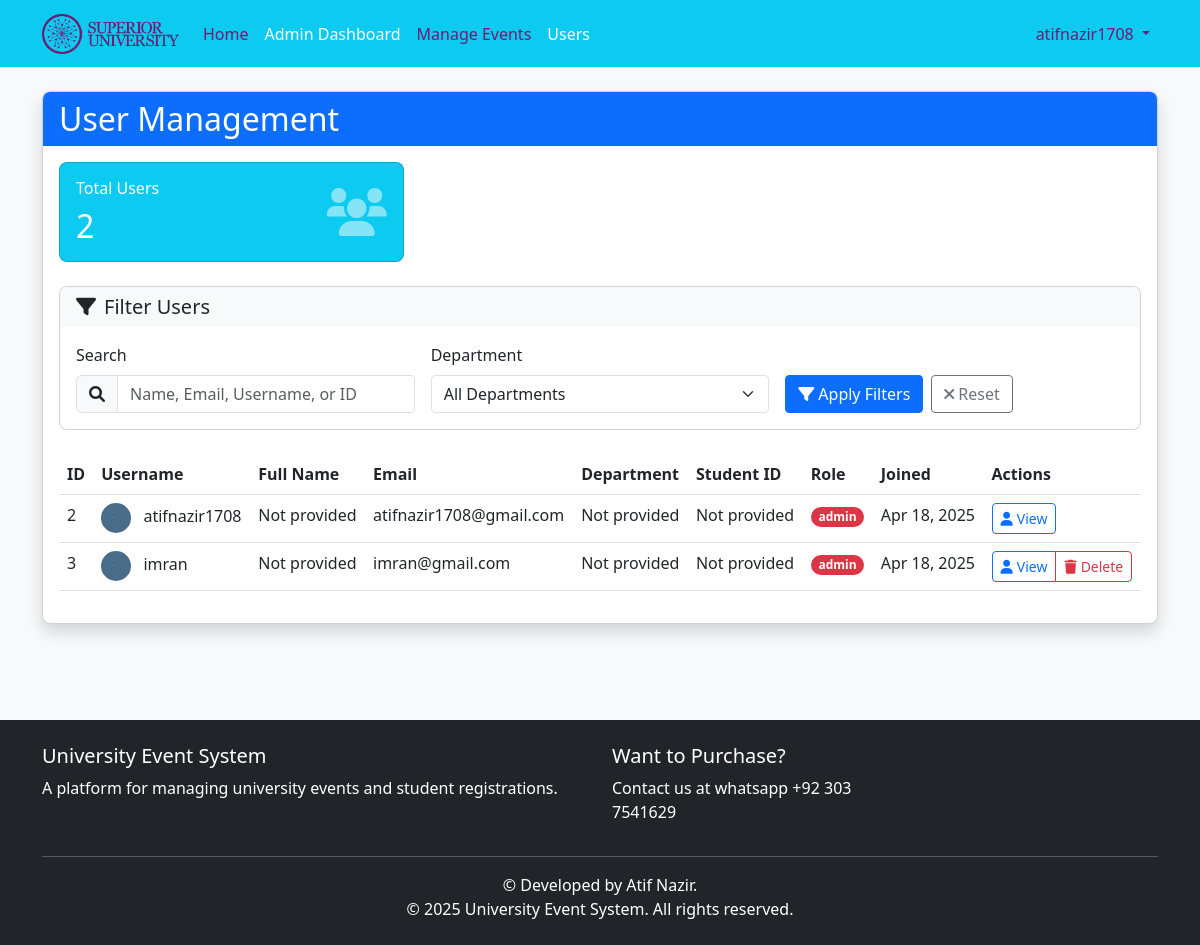
The app's page /admin/users (signed in), older data.
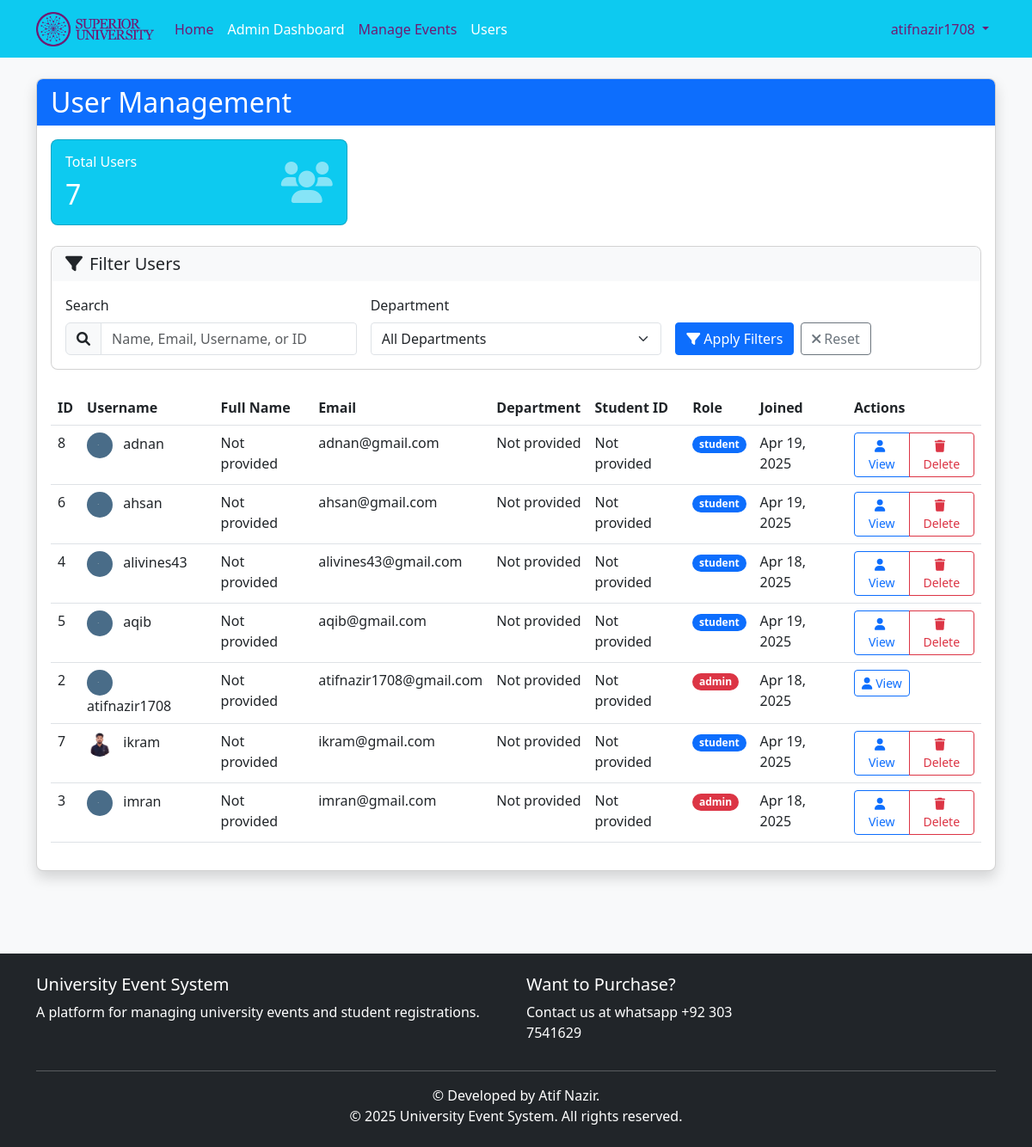
The same page, newer data.
### app/models.py (models this page shows, shortened)
class User(db.Model, UserMixin):
    id = db.Column(db.Integer, primary_key=True)
    username = db.Column(db.String(64), unique=True, nullable=False)
    full_name = db.Column(db.String(100), nullable=True)  # New field for full name
    email = db.Column(db.String(120), unique=True, nullable=False)
    password_hash = db.Column(db.String(128), nullable=False)
    role = db.Column(db.String(20), nullable=False, default='student')
    student_id = db.Column(db.String(100), nullable=True)  # New field for student ID
    profile_image = db.Column(db.String(200), nullable=True)  # New field for profile picture URL
    department = db.Column(db.String(100), nullable=True)  # Department
    bio = db.Column(db.String(500), nullable=True)  # Optional bio field
    created_at = db.Column(db.DateTime, default=datetime.utcnow)
    registrations = db.relationship('Registration', backref='user', lazy=True)
    def is_admin(self):
        return self.role == 'admin'

### app/routes/admin.py (the view, shortened to what this page needs)
@admin.route('/users')
@admin_required
def users():
    page = request.args.get('page', 1, type=int)
    search = request.args.get('search', '')
    department = request.args.get('department', '')
    form = UserFilterForm()
    departments = db.session.query(User.department).filter(User.department.isnot(None)).distinct().all()
    department_choices = [('', 'All Departments')] + [(d[0], d[0]) for d in departments if d[0]]
    form.department.choices = department_choices
    query = User.query
    if department:
        query = query.filter(User.department == department)
    users = query.order_by(User.username).paginate(page=page, per_page=10)
    return render_template('admin/users.html',
                          title='Users',
                          users=users,
                          form=form,
                          search=search,
                          department=department)

### app/routes/admin.py
class UserFilterForm(FlaskForm):
    search = StringField('Search')
    department = SelectField('Department', choices=[('', 'All Departments')], validate_choice=False)
    submit = SubmitField('Apply Filters')

### app/models.py (called while the page is built)
@login_manager.user_loader
def load_user(user_id):
    return User.query.get(int(user_id))

### app/routes/admin.py (called while the page is built)
def get_new_registration_count():
    return Registration.query.filter_by(admin_viewed=False).count()

@admin.context_processor
def inject_new_registration_count():
    if current_user.is_authenticated and current_user.is_admin():
        return {'new_registration_count': get_new_registration_count()}
    return {'new_registration_count': 0}

### app/utils/helpers.py (called while the page is built)
def admin_required(f):
    @wraps(f)  # Add this line to preserve the original function name
    def decorated_function(*args, **kwargs):
        if not current_user.is_admin():
            abort(403)  # Forbidden if not an admin
        return f(*args, **kwargs)
    return decorated_function

### app/templates/admin/users.html (shortened to what this page needs)
{% extends "base.html" %}
{% block content %}
<div class="row mb-4">
    <div class="col-md-12">
        <div class="card shadow">
            <div class="card-header bg-primary text-white">
                <h2 class="card-title mb-0">User Management</h2>
            </div>
            <div class="card-body">
                <div class="row mb-4">
                    <div class="col-md-4">
                        <div class="card bg-info text-white">
                            <div class="card-body">
                                <div class="d-flex justify-content-between align-items-center">
                                    <div>
                                        <h6 class="card-title">Total Users</h6>
                                        <h2 class="mb-0">{{ users.total }}</h2>
                                    </div>
                                    <i class="fas fa-users fa-3x opacity-50"></i>
                                </div>
                            </div>
                        </div>
                    </div>
                </div>
                <div class="card mb-4">
                    <div class="card-header bg-light">
                        <h5 class="mb-0">
                            <i class="fas fa-filter me-2"></i>Filter Users
                        </h5>
                    </div>
                    <div class="card-body">
                        <form method="GET" action="{{ url_for('admin.users') }}" class="row g-3">
                            <div class="col-md-4">
                                <label for="search" class="form-label">Search</label>
                                <div class="input-group">
                                    <span class="input-group-text"><i class="fas fa-search"></i></span>
                                    <input type="text" class="form-control" id="search" name="search"
                                           placeholder="Name, Email, Username, or ID" value="{{ search }}">
                                </div>
                            </div>
                            <div class="col-md-4">
                                <label for="department" class="form-label">Department</label>
                                <select class="form-select" id="department" name="department">
                                    {% for choice in form.department.choices %}
                                        <option value="{{ choice[0] }}" {% if department == choice[0] %}selected{% endif %}>
                                            {{ choice[1] }}
                                        </option>
                                    {% endfor %}
                                </select>
                            </div>
                            <div class="col-md-4 d-flex align-items-end">
                                <button type="submit" class="btn btn-primary me-2">
                                    <i class="fas fa-filter me-1"></i>Apply Filters
                                </button>
                                <a href="{{ url_for('admin.users') }}" class="btn btn-outline-secondary">
                                    <i class="fas fa-times me-1"></i>Reset
                                </a>
                            </div>
                        </form>
                    </div>
                </div>
                {% if users.items %}
                    <div class="table-responsive">
                        <table class="table table-hover">
                            <thead>
                                <tr>
                                    <th>ID</th>
                                    <th>Username</th>
                                    <th>Full Name</th>
                                    <th>Email</th>
                                    <th>Department</th>
                                    <th>Student ID</th>
                                    <th>Role</th>
                                    <th>Joined</th>
                                    <th>Actions</th>
                                </tr>
                            </thead>
                            <tbody>
                                {% for user in users.items %}
                                    <tr>
                                        <td>{{ user.id }}</td>
                                        <td>
                                            <img src="{{ url_for('static', filename='profile_pics/' + (user.profile_image or 'default.jpg')) }}"
                                                 alt="{{ user.username }}"
                                                 class="rounded-circle me-2"
                                                 style="width: 30px; height: 30px; object-fit: cover;">
                                            {{ user.username }}
                                        </td>
                                        <td>{{ user.full_name or "Not provided" }}</td>
                                        <td>{{ user.email }}</td>
                                        <td>{{ user.department or "Not provided" }}</td>
                                        <td>{{ user.student_id or "Not provided" }}</td>
                                        <td>
                                            <span class="badge rounded-pill {% if user.role == 'admin' %}bg-danger{% else %}bg-primary{% endif %}">
                                                {{ user.role }}
                                            </span>
                                        </td>
                                        <td>{{ user.created_at.strftime('%b %d, %Y') }}</td>
                                        <td>
                                            <div class="btn-group">
                                                <a href="{{ url_for('admin.user_details', user_id=user.id) }}"
                                                   class="btn btn-sm btn-outline-primary">
                                                    <i class="fas fa-user me-1"></i>View
                                                </a>
                                                {% if user.id != current_user.id %}
                                                <button type="button" class="btn btn-sm btn-outline-danger"
                                                        data-bs-toggle="modal" data-bs-target="#deleteUserModal{{ user.id }}">
                                                    <i class="fas fa-trash me-1"></i>Delete
                                                </button>
                                                {% endif %}
                                            </div>
                                        </td>
                                    </tr>
                                {% endfor %}
                            </tbody>
                        </table>
                    </div>
                {% else %}
                    <div class="alert alert-info text-center">
                        <i class="fas fa-info-circle me-2"></i>No users found.
                    </div>
                {% endif %}
            </div>
        </div>
    </div>
</div>
{% endblock %}

### app/templates/base.html (shortened to what this page needs)
<!DOCTYPE html>
<html lang="en">
<head>
    <link href="https://cdn.jsdelivr.net/npm/bootstrap@5.3.0/dist/css/bootstrap.min.css" rel="stylesheet">
    <link href="https://cdnjs.cloudflare.com/ajax/libs/font-awesome/6.0.0/css/all.min.css" rel="stylesheet">
    <link rel="stylesheet" href="https://cdn.jsdelivr.net/npm/flatpickr/dist/flatpickr.min.css">
    <link rel="stylesheet" href="{{ url_for('static', filename='css/style.css') }}">
    <link rel="stylesheet" href="{{ url_for('static', filename='css/notification.css') }}">
</head>
<body>
    <header>
        <nav class="navbar navbar-expand-lg navbar-dark">
            <div class="container">
                <a class="navbar-brand" href="{{ url_for('main.home') }}">
                    <img src="{{ url_for('static', filename='images/university_logo.png') }}"
                         alt=""
                         height="40"
                         class="d-inline-block align-text-top"
                         onerror="this.style.display='none'; document.getElementById('brand-text').style.display='inline';">
                </a>
                <div class="collapse navbar-collapse" id="navbarNav">
                    <ul class="navbar-nav me-auto">
                        <li class="nav-item">
                            <a class="nav-link {% if request.endpoint == 'main.home' %}active{% endif %}" href="{{ url_for('main.home') }}">Home</a>
                        </li>
                        {% if current_user.is_authenticated %}
                            {% if current_user.is_admin() %}
                                <li class="nav-item">
                                    <a class="nav-link {% if request.endpoint.startswith('admin.') %}active{% endif %}" href="{{ url_for('admin.dashboard') }}">Admin Dashboard</a>
                                </li>
                                <li class="nav-item">
                                    <a class="nav-link {% if request.endpoint == 'admin.events' %}active{% endif %}" href="{{ url_for('admin.events') }}">Manage Events</a>
                                </li>
                                <li class="nav-item">
                                    <a class="nav-link {% if request.endpoint == 'admin.users' %}active{% endif %}" href="{{ url_for('admin.users') }}">Users</a>
                                </li>
                            {% endif %}
                        {% endif %}
                    </ul>
                    <ul class="navbar-nav">
                        {% if current_user.is_authenticated %}
                            <li class="nav-item dropdown">
                                <a class="nav-link dropdown-toggle" href="#" id="navbarDropdown" role="button" data-bs-toggle="dropdown" aria-expanded="false">
                                    {{ current_user.username }}
                                </a>
                            </li>
                        {% endif %}
                    </ul>
                </div>
            </div>
        </nav>
    </header>
    <main class="container py-4">
        {% block content %}{% endblock %}
    </main>
    <footer class="bg-dark text-white mt-5 py-4">
        <div class="container">
            <div class="row">
                <div class="col-md-6">
                    <h5>University Event System</h5>
                    <p>A platform for managing university events and student registrations.</p>
                </div>
                <div class="col-md-3">
                    <h5>Want to Purchase?</h5>
                    <p>Contact us at whatsapp +92 303 7541629</p>
                </div>
            </div>
            <hr>
            <div class="text-center">
                <p class="mb-0">&copy; Developed by Atif Nazir.</p>
                <p class="mb-0">&copy; {{ year }} University Event System. All rights reserved.</p>
            </div>
        </div>
    </footer>
</body>
</html>

### app/static/css/style.css (style rules this page uses)
body { background-color: #f8f9fa; font-family: 'Segoe UI', Tahoma, Geneva, Verdana, sans-serif; }
.navbar-brand { font-weight: 600; }
.card { border-radius: 0.5rem; overflow: hidden; transition: transform 0.3s ease, box-shadow 0.3s ease; }
.card-header { border-bottom: none; }
.btn { border-radius: 0.25rem; }
.btn-primary { background-color: #0d6efd; border-color: #0d6efd; }
.form-control, .form-select { border-radius: 0.25rem; }
footer { margin-top: 2rem; }

### app/templates/base.html (style rules this page uses)
header nav.navbar { background-color: #007BFF; }
.navbar-nav .nav-link { color: #701A73 !important; }
.navbar-nav .nav-link.active { color: #ffffff !important; }
.navbar-brand { color: #ffffff; }
.navbar { background-color: #0DCAF0 !important; }

Row changes from the older to the newer data that the page shows:
added User: id "8", username "adnan", full_name "Not provided", email "adnan@gmail.com", department "Not provided", student_id "Not provided", role "student", created_at "Apr 19, 2025"
added User: id "6", username "ahsan", full_name "Not provided", email "ahsan@gmail.com", department "Not provided", student_id "Not provided", role "student", created_at "Apr 19, 2025"
added User: id "4", username "alivines43", full_name "Not provided", email "alivines43@gmail.com", department "Not provided", student_id "Not provided", role "student", created_at "Apr 18, 2025"
added User: id "5", username "aqib", full_name "Not provided", email "aqib@gmail.com", department "Not provided", student_id "Not provided", role "student", created_at "Apr 19, 2025"
added User: id "7", profile_image (picture), username "ikram", full_name "Not provided", email "ikram@gmail.com", department "Not provided", student "Not provided", role "student", created_at "Apr 19, 2025"
Text that changed along with them:
{{ users.total }}: "2" → "7"
